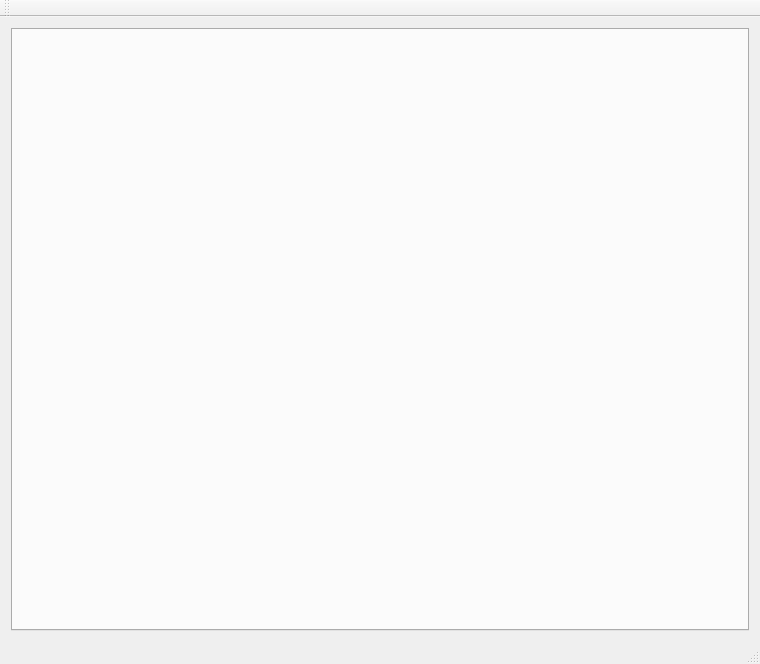
<?xml version="1.0" encoding="UTF-8"?>
<ui version="4.0">
 <class>DevelopmentHelper</class>
 <widget class="QMainWindow" name="DevelopmentHelper">
  <property name="geometry">
   <rect>
    <x>0</x>
    <y>0</y>
    <width>760</width>
    <height>664</height>
   </rect>
  </property>
  <property name="windowTitle">
   <string>DevelopmentHelper</string>
  </property>
  <widget class="QWidget" name="centralWidget">
   <layout class="QGridLayout" name="gridLayout">
    <item row="0" column="0">
     <widget class="QTabWidget" name="tabWidget">
      <property name="tabPosition">
       <enum>QTabWidget::East</enum>
      </property>
      <property name="currentIndex">
       <number>-1</number>
      </property>
      <property name="movable">
       <bool>false</bool>
      </property>
     </widget>
    </item>
   </layout>
  </widget>
  <widget class="QMenuBar" name="menuBar">
   <property name="geometry">
    <rect>
     <x>0</x>
     <y>0</y>
     <width>760</width>
     <height>18</height>
    </rect>
   </property>
  </widget>
  <widget class="QToolBar" name="mainToolBar">
   <attribute name="toolBarArea">
    <enum>TopToolBarArea</enum>
   </attribute>
   <attribute name="toolBarBreak">
    <bool>false</bool>
   </attribute>
  </widget>
  <widget class="QStatusBar" name="statusBar"/>
 </widget>
 <layoutdefault spacing="6" margin="11"/>
 <resources/>
 <connections/>
</ui>
